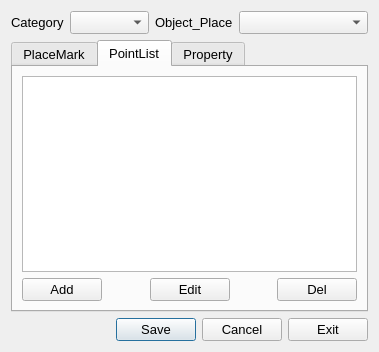
<?xml version="1.0" encoding="UTF-8"?>
<ui version="4.0">
 <class>ObjectPlaceEditDlg</class>
 <widget class="QDialog" name="ObjectPlaceEditDlg">
  <property name="geometry">
   <rect>
    <x>0</x>
    <y>0</y>
    <width>379</width>
    <height>352</height>
   </rect>
  </property>
  <property name="font">
   <font>
    <pointsize>10</pointsize>
   </font>
  </property>
  <property name="windowTitle">
   <string>ObjectPlaceEdit</string>
  </property>
  <layout class="QVBoxLayout" name="verticalLayout">
   <item>
    <layout class="QHBoxLayout" name="horizontalLayout_4">
     <item>
      <widget class="QLabel" name="label_2">
       <property name="sizePolicy">
        <sizepolicy hsizetype="Maximum" vsizetype="Preferred">
         <horstretch>0</horstretch>
         <verstretch>0</verstretch>
        </sizepolicy>
       </property>
       <property name="text">
        <string>Category</string>
       </property>
       <property name="scaledContents">
        <bool>true</bool>
       </property>
      </widget>
     </item>
     <item>
      <widget class="QComboBox" name="cmbCategory">
       <property name="sizePolicy">
        <sizepolicy hsizetype="Maximum" vsizetype="Fixed">
         <horstretch>0</horstretch>
         <verstretch>0</verstretch>
        </sizepolicy>
       </property>
      </widget>
     </item>
     <item>
      <widget class="QLabel" name="lblObjectPlace">
       <property name="sizePolicy">
        <sizepolicy hsizetype="Maximum" vsizetype="Preferred">
         <horstretch>0</horstretch>
         <verstretch>0</verstretch>
        </sizepolicy>
       </property>
       <property name="text">
        <string>Object_Place</string>
       </property>
       <property name="scaledContents">
        <bool>true</bool>
       </property>
      </widget>
     </item>
     <item>
      <widget class="QComboBox" name="cmbObjectPlace"/>
     </item>
    </layout>
   </item>
   <item>
    <widget class="QTabWidget" name="tabs_ShapeProperty">
     <property name="currentIndex">
      <number>1</number>
     </property>
     <widget class="QWidget" name="tabPlaceMark">
      <attribute name="title">
       <string>PlaceMark</string>
      </attribute>
      <layout class="QVBoxLayout" name="verticalLayout_2">
       <item>
        <layout class="QGridLayout" name="gridLayout_3">
         <property name="spacing">
          <number>10</number>
         </property>
         <item row="1" column="0">
          <widget class="QLabel" name="label_8">
           <property name="text">
            <string>Name</string>
           </property>
          </widget>
         </item>
         <item row="0" column="1">
          <widget class="QLineEdit" name="edtName_ko"/>
         </item>
         <item row="2" column="1">
          <layout class="QHBoxLayout" name="horizontalLayout_5">
           <item>
            <widget class="QPushButton" name="btnCenterPoint">
             <property name="focusPolicy">
              <enum>Qt::StrongFocus</enum>
             </property>
             <property name="text">
              <string>CenterPoint</string>
             </property>
             <property name="checkable">
              <bool>true</bool>
             </property>
             <property name="autoDefault">
              <bool>false</bool>
             </property>
            </widget>
           </item>
           <item>
            <layout class="QGridLayout" name="gridLayout_4">
             <property name="horizontalSpacing">
              <number>5</number>
             </property>
             <property name="verticalSpacing">
              <number>10</number>
             </property>
             <item row="1" column="1">
              <widget class="QLabel" name="label_10">
               <property name="text">
                <string>Longitude</string>
               </property>
              </widget>
             </item>
             <item row="1" column="2">
              <widget class="QLineEdit" name="edtLongitude"/>
             </item>
             <item row="0" column="1">
              <widget class="QLabel" name="label_9">
               <property name="text">
                <string>Latitude</string>
               </property>
              </widget>
             </item>
             <item row="0" column="2">
              <widget class="QLineEdit" name="edtLatitude"/>
             </item>
            </layout>
           </item>
          </layout>
         </item>
         <item row="0" column="0">
          <widget class="QLabel" name="label_6">
           <property name="text">
            <string>Name_ko</string>
           </property>
          </widget>
         </item>
         <item row="1" column="1">
          <widget class="QLineEdit" name="edtName"/>
         </item>
         <item row="3" column="0">
          <widget class="QLabel" name="label_15">
           <property name="text">
            <string>HtmlPath</string>
           </property>
          </widget>
         </item>
         <item row="3" column="1">
          <layout class="QHBoxLayout" name="horizontalLayout_8">
           <item>
            <widget class="QLineEdit" name="edtHtmlPath">
             <property name="readOnly">
              <bool>true</bool>
             </property>
            </widget>
           </item>
           <item>
            <widget class="QPushButton" name="btnHtmlPath">
             <property name="sizePolicy">
              <sizepolicy hsizetype="Fixed" vsizetype="Fixed">
               <horstretch>0</horstretch>
               <verstretch>0</verstretch>
              </sizepolicy>
             </property>
             <property name="maximumSize">
              <size>
               <width>25</width>
               <height>22</height>
              </size>
             </property>
             <property name="text">
              <string>...</string>
             </property>
            </widget>
           </item>
          </layout>
         </item>
         <item row="4" column="1">
          <layout class="QHBoxLayout" name="horizontalLayout_9">
           <item>
            <widget class="QLineEdit" name="edtVideoPath">
             <property name="readOnly">
              <bool>true</bool>
             </property>
            </widget>
           </item>
           <item>
            <widget class="QPushButton" name="btnVideoPath">
             <property name="sizePolicy">
              <sizepolicy hsizetype="Fixed" vsizetype="Fixed">
               <horstretch>0</horstretch>
               <verstretch>0</verstretch>
              </sizepolicy>
             </property>
             <property name="maximumSize">
              <size>
               <width>25</width>
               <height>22</height>
              </size>
             </property>
             <property name="text">
              <string>...</string>
             </property>
            </widget>
           </item>
          </layout>
         </item>
         <item row="4" column="0">
          <widget class="QLabel" name="label_16">
           <property name="text">
            <string>VideoPath</string>
           </property>
          </widget>
         </item>
        </layout>
       </item>
       <item>
        <layout class="QHBoxLayout" name="horizontalLayout_3">
         <item>
          <widget class="QPushButton" name="btnModify">
           <property name="focusPolicy">
            <enum>Qt::StrongFocus</enum>
           </property>
           <property name="text">
            <string>Modify</string>
           </property>
           <property name="autoDefault">
            <bool>false</bool>
           </property>
          </widget>
         </item>
         <item>
          <spacer name="horizontalSpacer_7">
           <property name="orientation">
            <enum>Qt::Horizontal</enum>
           </property>
           <property name="sizeHint" stdset="0">
            <size>
             <width>40</width>
             <height>20</height>
            </size>
           </property>
          </spacer>
         </item>
         <item>
          <widget class="QPushButton" name="btnNewAdd">
           <property name="focusPolicy">
            <enum>Qt::StrongFocus</enum>
           </property>
           <property name="text">
            <string>NewAdd</string>
           </property>
           <property name="autoDefault">
            <bool>false</bool>
           </property>
          </widget>
         </item>
         <item>
          <spacer name="horizontalSpacer_8">
           <property name="orientation">
            <enum>Qt::Horizontal</enum>
           </property>
           <property name="sizeHint" stdset="0">
            <size>
             <width>40</width>
             <height>20</height>
            </size>
           </property>
          </spacer>
         </item>
         <item>
          <widget class="QPushButton" name="btnDelete">
           <property name="focusPolicy">
            <enum>Qt::StrongFocus</enum>
           </property>
           <property name="text">
            <string>Delete</string>
           </property>
           <property name="autoDefault">
            <bool>false</bool>
           </property>
          </widget>
         </item>
        </layout>
       </item>
      </layout>
     </widget>
     <widget class="QWidget" name="tabPointList">
      <attribute name="title">
       <string>PointList</string>
      </attribute>
      <layout class="QVBoxLayout" name="verticalLayout_3">
       <item>
        <widget class="QTableView" name="pListTableView">
         <property name="editTriggers">
          <set>QAbstractItemView::DoubleClicked</set>
         </property>
         <property name="selectionMode">
          <enum>QAbstractItemView::SingleSelection</enum>
         </property>
         <property name="selectionBehavior">
          <enum>QAbstractItemView::SelectRows</enum>
         </property>
         <attribute name="horizontalHeaderStretchLastSection">
          <bool>true</bool>
         </attribute>
         <attribute name="verticalHeaderDefaultSectionSize">
          <number>18</number>
         </attribute>
        </widget>
       </item>
       <item>
        <layout class="QHBoxLayout" name="horizontalLayout_10">
         <item>
          <widget class="QPushButton" name="addButton">
           <property name="focusPolicy">
            <enum>Qt::StrongFocus</enum>
           </property>
           <property name="text">
            <string>Add</string>
           </property>
           <property name="autoDefault">
            <bool>false</bool>
           </property>
          </widget>
         </item>
         <item>
          <spacer name="horizontalSpacer_10">
           <property name="orientation">
            <enum>Qt::Horizontal</enum>
           </property>
           <property name="sizeHint" stdset="0">
            <size>
             <width>40</width>
             <height>20</height>
            </size>
           </property>
          </spacer>
         </item>
         <item>
          <widget class="QPushButton" name="editButton">
           <property name="focusPolicy">
            <enum>Qt::StrongFocus</enum>
           </property>
           <property name="text">
            <string>Edit</string>
           </property>
           <property name="autoDefault">
            <bool>false</bool>
           </property>
          </widget>
         </item>
         <item>
          <spacer name="horizontalSpacer_11">
           <property name="orientation">
            <enum>Qt::Horizontal</enum>
           </property>
           <property name="sizeHint" stdset="0">
            <size>
             <width>40</width>
             <height>20</height>
            </size>
           </property>
          </spacer>
         </item>
         <item>
          <widget class="QPushButton" name="deleteButton">
           <property name="focusPolicy">
            <enum>Qt::StrongFocus</enum>
           </property>
           <property name="text">
            <string>Del</string>
           </property>
           <property name="autoDefault">
            <bool>false</bool>
           </property>
          </widget>
         </item>
        </layout>
       </item>
      </layout>
     </widget>
     <widget class="QWidget" name="tabProperty">
      <attribute name="title">
       <string>Property</string>
      </attribute>
      <widget class="QLabel" name="label">
       <property name="geometry">
        <rect>
         <x>9</x>
         <y>9</y>
         <width>111</width>
         <height>21</height>
        </rect>
       </property>
       <property name="text">
        <string>Accident Location :</string>
       </property>
      </widget>
      <widget class="QLabel" name="label_3">
       <property name="geometry">
        <rect>
         <x>20</x>
         <y>40</y>
         <width>41</width>
         <height>21</height>
        </rect>
       </property>
       <property name="text">
        <string>Lat</string>
       </property>
      </widget>
      <widget class="QLabel" name="label_4">
       <property name="geometry">
        <rect>
         <x>190</x>
         <y>40</y>
         <width>41</width>
         <height>21</height>
        </rect>
       </property>
       <property name="text">
        <string>Long</string>
       </property>
      </widget>
      <widget class="QLabel" name="lblLat">
       <property name="geometry">
        <rect>
         <x>70</x>
         <y>40</y>
         <width>91</width>
         <height>21</height>
        </rect>
       </property>
       <property name="frameShape">
        <enum>QFrame::Panel</enum>
       </property>
       <property name="frameShadow">
        <enum>QFrame::Sunken</enum>
       </property>
       <property name="text">
        <string/>
       </property>
      </widget>
      <widget class="QLabel" name="lblLong">
       <property name="geometry">
        <rect>
         <x>240</x>
         <y>40</y>
         <width>91</width>
         <height>21</height>
        </rect>
       </property>
       <property name="frameShape">
        <enum>QFrame::Panel</enum>
       </property>
       <property name="frameShadow">
        <enum>QFrame::Sunken</enum>
       </property>
       <property name="text">
        <string/>
       </property>
      </widget>
      <widget class="QLabel" name="lblName">
       <property name="geometry">
        <rect>
         <x>190</x>
         <y>10</y>
         <width>141</width>
         <height>21</height>
        </rect>
       </property>
       <property name="frameShape">
        <enum>QFrame::Panel</enum>
       </property>
       <property name="frameShadow">
        <enum>QFrame::Sunken</enum>
       </property>
       <property name="text">
        <string/>
       </property>
      </widget>
      <widget class="QLabel" name="label_5">
       <property name="geometry">
        <rect>
         <x>130</x>
         <y>10</y>
         <width>41</width>
         <height>21</height>
        </rect>
       </property>
       <property name="text">
        <string>aName</string>
       </property>
      </widget>
     </widget>
    </widget>
   </item>
   <item>
    <layout class="QHBoxLayout" name="horizontalLayout_2">
     <item>
      <spacer name="horizontalSpacer">
       <property name="orientation">
        <enum>Qt::Horizontal</enum>
       </property>
       <property name="sizeHint" stdset="0">
        <size>
         <width>40</width>
         <height>20</height>
        </size>
       </property>
      </spacer>
     </item>
     <item>
      <widget class="QPushButton" name="btnSave">
       <property name="text">
        <string>Save</string>
       </property>
       <property name="autoDefault">
        <bool>false</bool>
       </property>
       <property name="default">
        <bool>true</bool>
       </property>
      </widget>
     </item>
     <item>
      <widget class="QPushButton" name="btnCancel">
       <property name="focusPolicy">
        <enum>Qt::StrongFocus</enum>
       </property>
       <property name="text">
        <string>Cancel</string>
       </property>
       <property name="autoDefault">
        <bool>false</bool>
       </property>
      </widget>
     </item>
     <item>
      <widget class="QPushButton" name="btnExit">
       <property name="focusPolicy">
        <enum>Qt::StrongFocus</enum>
       </property>
       <property name="text">
        <string>Exit</string>
       </property>
       <property name="autoDefault">
        <bool>false</bool>
       </property>
      </widget>
     </item>
    </layout>
   </item>
  </layout>
 </widget>
 <tabstops>
  <tabstop>cmbCategory</tabstop>
  <tabstop>cmbObjectPlace</tabstop>
  <tabstop>btnSave</tabstop>
  <tabstop>btnExit</tabstop>
 </tabstops>
 <resources/>
 <connections/>
</ui>
